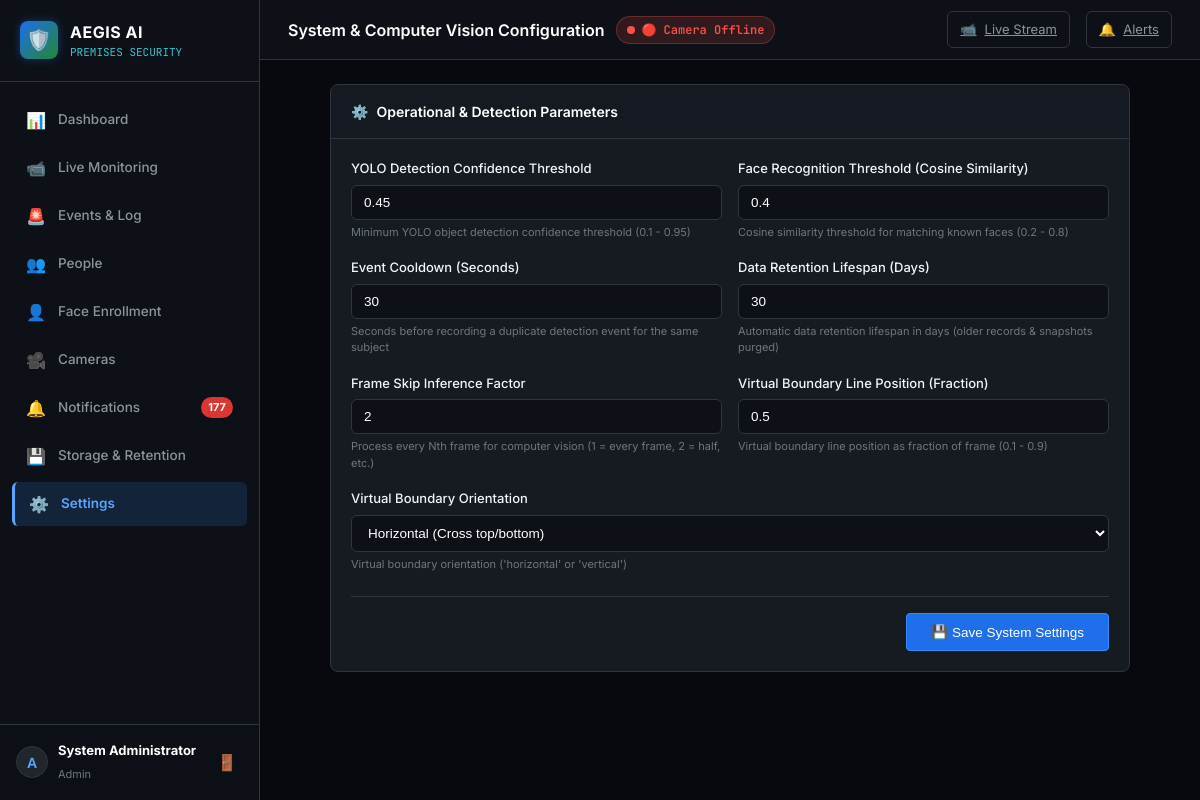
The app's page /settings (signed in) with its own data.
### models/user.py (models this page shows, shortened)
class User(db.Model):
    __tablename__ = "users"
    id = db.Column(db.Integer, primary_key=True)
    username = db.Column(db.String(64), unique=True, nullable=False, index=True)
    password_hash = db.Column(db.String(256), nullable=False)
    role = db.Column(db.String(20), nullable=False, default="monitor") # 'admin' or 'monitor'
    full_name = db.Column(db.String(100), nullable=True)
    created_at = db.Column(db.DateTime, default=datetime.utcnow, nullable=False)

### models/system_setting.py (models this page shows, shortened)
class SystemSetting(db.Model):
    __tablename__ = "system_settings"
    id = db.Column(db.Integer, primary_key=True)
    setting_name = db.Column(db.String(100), unique=True, nullable=False, index=True)
    setting_value = db.Column(db.Text, nullable=False)
    description = db.Column(db.String(255), nullable=True)
    updated_at = db.Column(db.DateTime, default=datetime.utcnow, onupdate=datetime.utcnow)
    @classmethod
    def get(cls, name: str, default=None):
        setting = cls.query.filter_by(setting_name=name).first()
        return setting.setting_value if setting else default

### routes/settings.py (the view, shortened to what this page needs)
@settings_bp.route("/settings", methods=["GET", "POST"])
@login_required
@admin_required
def index():
    settings_dict = {}
    for key, (default_val, desc) in DEFAULT_SETTINGS.items():
        val = SystemSetting.get(key, default_val)
        settings_dict[key] = {"value": val, "description": desc}
    return render_template("settings.html", settings=settings_dict)

### routes/__init__.py (called while the page is built)
def login_required(f):
    @wraps(f)
    def decorated_function(*args, **kwargs):
        if "user_id" not in session:
            if request.is_json or request.path.startswith("/api/"):
                return jsonify({"error": "Unauthorized", "message": "Authentication required"}), 401
            flash("Please log in to access this page.", "warning")
            return redirect(url_for("auth.login", next=request.url))
        return f(*args, **kwargs)
    return decorated_function

def admin_required(f):
    @wraps(f)
    def decorated_function(*args, **kwargs):
        if "user_id" not in session:
            if request.is_json or request.path.startswith("/api/"):
                return jsonify({"error": "Unauthorized", "message": "Authentication required"}), 401
            flash("Please log in to access this page.", "warning")
            return redirect(url_for("auth.login"))
        if session.get("user_role") != "admin":
            if request.is_json or request.path.startswith("/api/"):
                return jsonify({"error": "Forbidden", "message": "Administrator privileges required"}), 403
            flash("Access denied: Administrator privileges required.", "danger")
            return redirect(url_for("dashboard.index"))
        return f(*args, **kwargs)
    return decorated_function

### services/camera_service.py (called while the page is built)
    def get_status(self) -> dict:
        with self.lock:
            return {
                "running": self.is_running,
                "paused": self.is_paused,
                "online": self.is_connected,
                "source": str(self.source),
                "camera_name": self.camera_name,
                "fps": round(self.fps, 1),
                "synthetic": self.use_synthetic_fallback,
                "active_tracks_count": len(self.active_tracks),
                "last_error": self.last_error
            }

### services/notification_service.py (called while the page is built)
    def get_unread_count(self) -> int:
        return Notification.query.filter_by(read_status=False).count()

### templates/settings.html (shortened to what this page needs)
{% extends "base.html" %}
{% block page_title %}System & Computer Vision Configuration{% endblock %}
{% block content %}
<div style="max-width: 800px; margin: 0 auto;">
    <div class="panel-card">
        <div class="panel-header">
            <div class="panel-title">
                <span>⚙️</span> Operational & Detection Parameters
            </div>
        </div>
        <form method="POST" action="{{ url_for('settings.index') }}">
            <div class="panel-body">
                <div class="form-row">
                    <div class="form-group">
                        <label class="form-label" for="DETECTION_CONFIDENCE">YOLO Detection Confidence Threshold</label>
                        <input type="number" id="DETECTION_CONFIDENCE" name="DETECTION_CONFIDENCE" class="form-control" value="{{ settings.DETECTION_CONFIDENCE.value }}" step="0.05" min="0.1" max="0.95" required>
                        <div style="font-size: 11px; color: var(--text-muted); margin-top: 4px;">{{ settings.DETECTION_CONFIDENCE.description }}</div>
                    </div>
                    <div class="form-group">
                        <label class="form-label" for="FACE_RECOGNITION_THRESHOLD">Face Recognition Threshold (Cosine Similarity)</label>
                        <input type="number" id="FACE_RECOGNITION_THRESHOLD" name="FACE_RECOGNITION_THRESHOLD" class="form-control" value="{{ settings.FACE_RECOGNITION_THRESHOLD.value }}" step="0.05" min="0.1" max="0.95" required>
                        <div style="font-size: 11px; color: var(--text-muted); margin-top: 4px;">{{ settings.FACE_RECOGNITION_THRESHOLD.description }}</div>
                    </div>
                </div>
                <div class="form-row">
                    <div class="form-group">
                        <label class="form-label" for="EVENT_COOLDOWN">Event Cooldown (Seconds)</label>
                        <input type="number" id="EVENT_COOLDOWN" name="EVENT_COOLDOWN" class="form-control" value="{{ settings.EVENT_COOLDOWN.value }}" min="5" max="300" required>
                        <div style="font-size: 11px; color: var(--text-muted); margin-top: 4px;">{{ settings.EVENT_COOLDOWN.description }}</div>
                    </div>
                    <div class="form-group">
                        <label class="form-label" for="RETENTION_DAYS">Data Retention Lifespan (Days)</label>
                        <input type="number" id="RETENTION_DAYS" name="RETENTION_DAYS" class="form-control" value="{{ settings.RETENTION_DAYS.value }}" min="1" max="365" required>
                        <div style="font-size: 11px; color: var(--text-muted); margin-top: 4px;">{{ settings.RETENTION_DAYS.description }}</div>
                    </div>
                </div>
                <div class="form-row">
                    <div class="form-group">
                        <label class="form-label" for="FRAME_SKIP">Frame Skip Inference Factor</label>
                        <input type="number" id="FRAME_SKIP" name="FRAME_SKIP" class="form-control" value="{{ settings.FRAME_SKIP.value }}" min="1" max="10" required>
                        <div style="font-size: 11px; color: var(--text-muted); margin-top: 4px;">{{ settings.FRAME_SKIP.description }}</div>
                    </div>
                    <div class="form-group">
                        <label class="form-label" for="LINE_POSITION">Virtual Boundary Line Position (Fraction)</label>
                        <input type="number" id="LINE_POSITION" name="LINE_POSITION" class="form-control" value="{{ settings.LINE_POSITION.value }}" step="0.05" min="0.1" max="0.9" required>
                        <div style="font-size: 11px; color: var(--text-muted); margin-top: 4px;">{{ settings.LINE_POSITION.description }}</div>
                    </div>
                </div>
                <div class="form-group">
                    <label class="form-label" for="LINE_ORIENTATION">Virtual Boundary Orientation</label>
                    <select id="LINE_ORIENTATION" name="LINE_ORIENTATION" class="form-control">
                        <option value="horizontal" {% if settings.LINE_ORIENTATION.value == 'horizontal' %}selected{% endif %}>Horizontal (Cross top/bottom)</option>
                    </select>
                    <div style="font-size: 11px; color: var(--text-muted); margin-top: 4px;">{{ settings.LINE_ORIENTATION.description }}</div>
                </div>
                <div style="margin-top: 24px; padding-top: 16px; border-top: 1px solid var(--border-color); display: flex; justify-content: flex-end;">
                    <button type="submit" class="btn-ctrl btn-primary" style="padding: 10px 24px; font-size: 13.5px;">
                        💾 Save System Settings
                    </button>
                </div>
            </div>
        </form>
    </div>
</div>
{% endblock %}

### templates/base.html (shortened to what this page needs)
<!DOCTYPE html>
<html lang="en">
<head>
    <link rel="stylesheet" href="{{ url_for('static', filename='css/style.css') }}">
</head>
<body>
    <div class="app-wrapper">
        {% if session.get('user_id') %}
        <aside class="app-sidebar">
            <div class="sidebar-header">
                <div class="logo-badge">🛡️</div>
                <div class="brand-text">
                    <h1>AEGIS AI</h1>
                    <p>PREMISES SECURITY</p>
                </div>
            </div>
            <nav class="sidebar-nav">
                <a href="{{ url_for('dashboard.index') }}" class="nav-item {% if request.endpoint == 'dashboard.index' %}active{% endif %}">
                    <span class="icon">📊</span> Dashboard
                </a>
                <a href="{{ url_for('monitoring.monitor') }}" class="nav-item {% if request.endpoint == 'monitoring.monitor' %}active{% endif %}">
                    <span class="icon">📹</span> Live Monitoring
                </a>
                <a href="{{ url_for('events.index') }}" class="nav-item {% if request.endpoint in ['events.index', 'events.detail'] %}active{% endif %}">
                    <span class="icon">🚨</span> Events & Log
                </a>
                <a href="{{ url_for('people.index') }}" class="nav-item {% if request.endpoint == 'people.index' %}active{% endif %}">
                    <span class="icon">👥</span> People
                </a>
                <a href="{{ url_for('people.face_enrollment') }}" class="nav-item {% if request.endpoint == 'people.face_enrollment' %}active{% endif %}">
                    <span class="icon">👤</span> Face Enrollment
                </a>
                <a href="{{ url_for('cameras.index') }}" class="nav-item {% if request.endpoint == 'cameras.index' %}active{% endif %}">
                    <span class="icon">🎥</span> Cameras
                </a>
                <a href="{{ url_for('notifications.index') }}" class="nav-item {% if request.endpoint == 'notifications.index' %}active{% endif %}">
                    <span class="icon">🔔</span> Notifications
                    <span id="nav-unread-badge" class="nav-badge" style="{% if unread_notifications_count == 0 %}display:none;{% endif %}">
                        {{ unread_notifications_count }}
                    </span>
                </a>
                <a href="{{ url_for('storage_routes.index') }}" class="nav-item {% if request.endpoint == 'storage_routes.index' %}active{% endif %}">
                    <span class="icon">💾</span> Storage & Retention
                </a>
                <a href="{{ url_for('settings.index') }}" class="nav-item {% if request.endpoint == 'settings.index' %}active{% endif %}">
                    <span class="icon">⚙️</span> Settings
                </a>
            </nav>
            <div class="sidebar-footer">
                <div class="user-profile">
                    <div class="user-avatar">{{ session.get('username', 'U')[0]|upper }}</div>
                    <div class="user-meta">
                        <h4>{{ session.get('full_name') or session.get('username') }}</h4>
                        <span>{{ session.get('user_role', 'monitor') }}</span>
                    </div>
                </div>
                <a href="{{ url_for('auth.logout') }}" class="logout-btn" title="Logout">🚪</a>
            </div>
        </aside>
        {% endif %}
        <main class="app-main">
            {% if session.get('user_id') %}
            <header class="top-bar">
                <div class="top-bar-title">
                    {% block page_title %}Dashboard{% endblock %}
                    <div id="camera-status-indicator" class="camera-status-pill {% if not camera_status.online %}offline{% endif %}">
                        <span class="pulse-dot"></span>
                        {% if camera_status.online %}
                            🟢 Camera Online ({{ camera_status.fps }} FPS)
                        {% else %}
                            🔴 Camera Offline
                        {% endif %}
                    </div>
                </div>
                <div class="top-bar-actions">
                    <a href="{{ url_for('monitoring.monitor') }}" class="action-icon-btn">
                        <span>📹</span> Live Stream
                    </a>
                    <a href="{{ url_for('notifications.index') }}" class="action-icon-btn">
                        <span>🔔</span> Alerts
                    </a>
                </div>
            </header>
            {% endif %}
            <div class="page-container">
                {% block content %}{% endblock %}
            </div>
        </main>
    </div>
</body>
</html>

### records on screen
User: get "System Administrator"
SystemSetting: DETECTION_CONFIDENCE "0.45"
SystemSetting: FACE_RECOGNITION_THRESHOLD "0.4"
SystemSetting: EVENT_COOLDOWN "30"
SystemSetting: RETENTION_DAYS "30"
SystemSetting: LINE_POSITION "0.5"
SystemSetting: LINE_ORIENTATION "Horizontal (Cross top/bottom)"

### other values on screen
{{ unread_notifications_count }} "177"
{{ session.get('username', 'U')[0]|upper }} "A"
{{ session.get('user_role', 'monitor') }} "Admin"
{{ settings.DETECTION_CONFIDENCE.description }} "Minimum YOLO object detection confidence threshold (0.1 - 0.95)"
{{ settings.FACE_RECOGNITION_THRESHOLD.description }} "Cosine similarity threshold for matching known faces (0.2 - 0.8)"
{{ settings.EVENT_COOLDOWN.description }} "Seconds before recording a duplicate detection event for the same subject"
{{ settings.RETENTION_DAYS.description }} "Automatic data retention lifespan in days (older records & snapshots purged)"
{{ settings.FRAME_SKIP.description }} "Process every Nth frame for computer vision (1 = every frame, 2 = half, etc.)"
{{ settings.LINE_POSITION.description }} "Virtual boundary line position as fraction of frame (0.1 - 0.9)"
{{ settings.LINE_ORIENTATION.description }} "Virtual boundary orientation ('horizontal' or 'vertical')"
